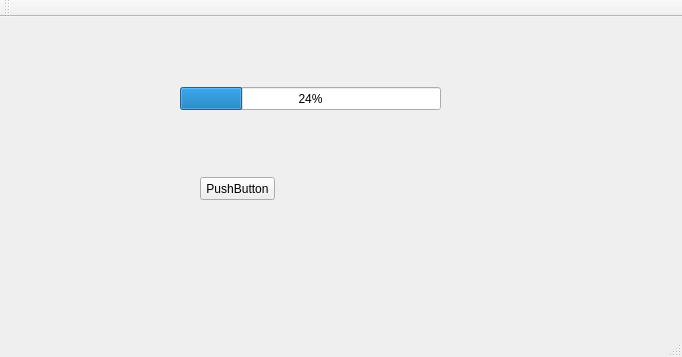
<?xml version="1.0" encoding="UTF-8"?>
<ui version="4.0">
 <class>MainWindow</class>
 <widget class="QMainWindow" name="MainWindow">
  <property name="geometry">
   <rect>
    <x>0</x>
    <y>0</y>
    <width>682</width>
    <height>357</height>
   </rect>
  </property>
  <property name="windowTitle">
   <string>MainWindow</string>
  </property>
  <widget class="QWidget" name="centralWidget">
   <widget class="QProgressBar" name="progressBar">
    <property name="geometry">
     <rect>
      <x>180</x>
      <y>70</y>
      <width>261</width>
      <height>23</height>
     </rect>
    </property>
    <property name="value">
     <number>24</number>
    </property>
   </widget>
   <widget class="QPushButton" name="pushButton">
    <property name="geometry">
     <rect>
      <x>200</x>
      <y>160</y>
      <width>75</width>
      <height>23</height>
     </rect>
    </property>
    <property name="text">
     <string>PushButton</string>
    </property>
   </widget>
  </widget>
  <widget class="QMenuBar" name="menuBar">
   <property name="geometry">
    <rect>
     <x>0</x>
     <y>0</y>
     <width>682</width>
     <height>23</height>
    </rect>
   </property>
  </widget>
  <widget class="QToolBar" name="mainToolBar">
   <attribute name="toolBarArea">
    <enum>TopToolBarArea</enum>
   </attribute>
   <attribute name="toolBarBreak">
    <bool>false</bool>
   </attribute>
  </widget>
  <widget class="QStatusBar" name="statusBar"/>
 </widget>
 <layoutdefault spacing="6" margin="11"/>
 <resources/>
 <connections/>
</ui>
